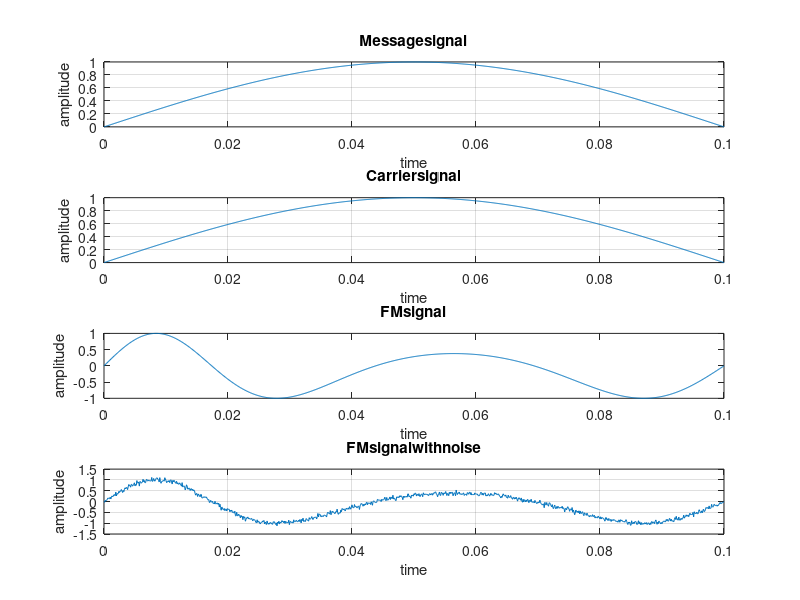
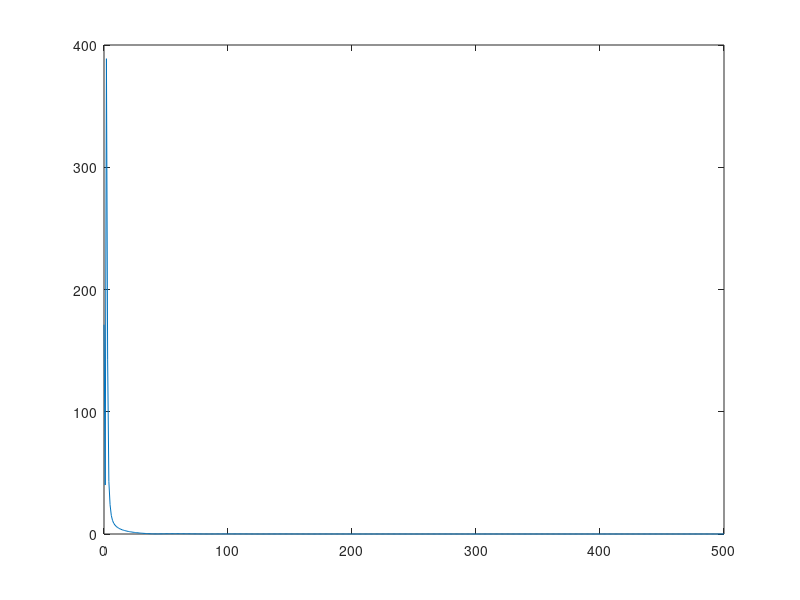

The MATLAB source for these figures, in order:
clc;
clear all; close all; 
fs=1./0.001;
fm=input('Messagefrequency='); fc=input('Carrierfrequency='); mi=input('Modulationindex='); 
t=0:0.0001:0.1;
m=sin(2*pi*fm*t); subplot(4,1,1);
plot(t,m);
xlabel('time'); ylabel('amplitude'); title('Messagesignal'); grid on
c=sin(2*pi*fc*t); subplot(4,1,2);
plot(t,c);
xlabel('time'); ylabel('amplitude'); title('Carriersignal'); grid on
y=sin(2*pi*fc*t+(mi.*sin(2*pi*fm*t))); x=awgn(y,25);
subplot(4,1,3);
plot(t,y);
xlabel('time'); ylabel('amplitude'); title('FMsignal'); subplot(4,1,4);
plot(t,x);
xlabel('time'); ylabel('amplitude');
title('FMsignalwithnoise'); grid on
N_pt=1024; y1=fft(y,N_pt);
figure 
ylabel('amplitude'); title('spectrum');plot((fs./2)*linspace(0,1,N_pt./2),abs(y1(1:N_pt./2)));
